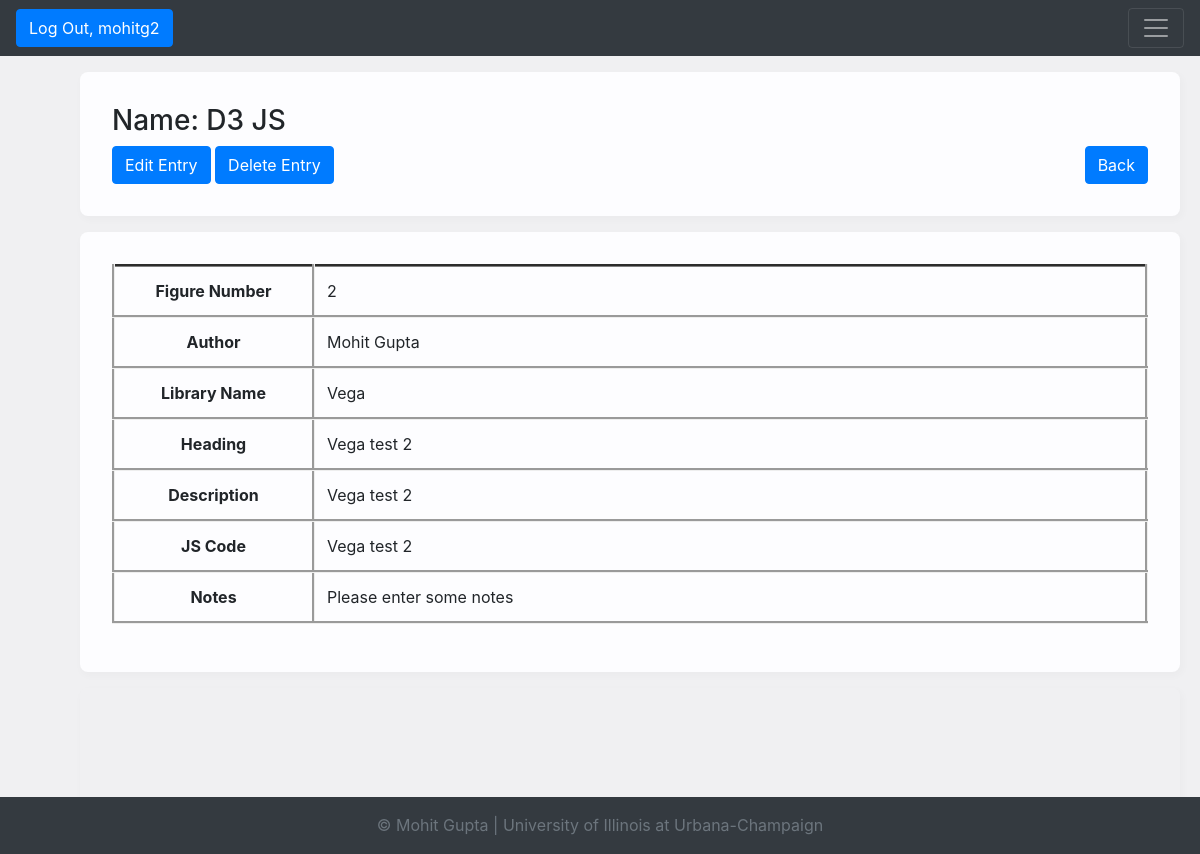
The page /d3_js/2/ (signed in) on the database its author committed.
### dsrs_viz/models.py (models this page shows, shortened)
class D3_js(models.Model):
    figure_no = models.AutoField(primary_key=True)
    library_name = models.CharField(unique=False, max_length=255)
    heading = models.TextField(unique=True)
    description = models.TextField(unique=False)
    js_code = models.TextField(unique=False)
    notes = models.TextField(unique=False, default='Please enter some notes')
    author = models.CharField(unique=False, max_length=255, default='Mohit Gupta')
    def get_update_url(self):
        return reverse('dsrs_viz_d3_js_update_urlpattern',
                       kwargs={'pk':self.pk})
    def get_delete_url(self):
        return reverse('dsrs_viz_d3_js_delete_urlpattern',
                       kwargs={'pk':self.pk})
    class Meta:
        ordering = ['figure_no', 'library_name', 'heading']
        unique_together = ['figure_no', 'library_name', 'heading']

### dsrs_viz/views.py (the view)
class D3JSDetail(LoginRequiredMixin, PermissionRequiredMixin, View):
    permission_required = 'dsrs_viz.view_d3_js'
    def get(self, request, pk):
        d3_js = get_object_or_404(
            D3_js,
            pk=pk
        )
        return render(
            request,
            'dsrs_viz/d3_js_detail.html',
            {'d3_js':d3_js}
        )

### dsrs_viz/templates/dsrs_viz/d3_js_detail.html (shortened to what this page needs)
{% extends 'dsrs_viz/base.html' %}
{% block content %}
    {% block content-header %}
        <div class="database-headers">
            <h3> Name: D3 JS</h3>
            {% if perms.dsrs_viz.change_d3_js %}
            <a href="{{ d3_js.get_update_url }}">
                <button type="button" class="btn btn-primary">Edit Entry</button>
            </a>
            {% endif %}
            {% if perms.dsrs_viz.delete_d3_js %}
            <a href="{{ d3_js.get_delete_url }}">
                <button type="button" class="btn btn-primary">Delete Entry</button>
            </a>
            {% endif %}
            <a href="{{ request.META.HTTP_REFERER|escape }}">
                <button type="button" class="btn btn-primary"
                        style="float: right;">
                    Back
                </button>
            </a>
        </div>
    {% endblock %}
    {% block content-table %}
        <div class="table-responsive">
            <table class="table table-hover">
                <tr>
                    <th scope="row" class='table-detail-list-view'>Figure Number</th>
                    <td>{{ d3_js.figure_no }}</td>
                </tr>
                <tr>
                    <th scope="row" class='table-detail-list-view'>Author</th>
                    <td>{{ d3_js.author }}</td>
                </tr>
                <tr>
                    <th scope="row" class='table-detail-list-view'>Library Name</th>
                    <td>{{ d3_js.library_name }}</td>
                </tr>
                <tr>
                    <th scope="row" class='table-detail-list-view'>Heading</th>
                    <td>{{ d3_js.heading }}</td>
                </tr>
                <tr>
                    <th scope="row" class='table-detail-list-view'>Description</th>
                    <td>{{ d3_js.description }}</td>
                </tr>
                <tr>
                    <th scope="row" class='table-detail-list-view'>JS Code</th>
                    <td>{{ d3_js.js_code }}</td>
                </tr>
                <tr>
                    <th scope="row" class='table-detail-list-view'>Notes</th>
                    <td>{{ d3_js.notes }}</td>
                </tr>
            </table>
        </div>
    {% endblock %}
{% endblock %}

### dsrs_viz/templates/dsrs_viz/base.html (shortened to what this page needs)
{% load static %}
<!doctype html>
<html lang="en">
<head>
    <link rel="stylesheet" href="https://maxcdn.bootstrapcdn.com/bootstrap/4.0.0/css/bootstrap.min.css"
>
    <link rel="stylesheet" href="https://stackpath.bootstrapcdn.com/bootstrap/4.3.1/css/bootstrap.min.css"
>
    <link rel="stylesheet" type="text/css"
          href="{% static 'dsrs_viz/bootstrap.css' %}">
    <link rel="stylesheet" type="text/css"
          href="{% static 'dsrs_viz/bootstrap-grid.css' %}">
    <link rel="stylesheet" type="text/css"
          href="{% static 'dsrs_viz/bootstrap-reboot.css' %}">
</head>
<body>
<div>
    <header>
        <nav class="navbar navbar-dark bg-dark">
            {% if user.is_authenticated %}
                <a href="{% url 'logout_urlpattern' %}">
                    <button class="btn btn-primary" type="submit">Log Out, {{ user.get_username }}</button>
                </a>
            {% else %}
                <a href="{% url 'login_urlpattern' %}">
                    <button class="btn btn-primary" type="submit">Log In</button>
                </a>
            {% endif %}
            <button class="navbar-toggler" type="button" data-toggle="collapse"
                    data-target="#navbarToggleExternalContent" aria-controls="navbarToggleExternalContent"
                    aria-expanded="false" aria-label="Toggle navigation">
                <span class="navbar-toggler-icon"></span>
            </button>
        </nav>
    </header>
    <main>
        {% block content %}{% endblock %}
    </main>
    <div class="database-headers-pagination">
    </div>
</div>
<footer class="footer mt-auto py-3">
    <div class="container">
        <span class="text-muted"
              style="text-align: center">© Mohit Gupta | University of Illinois at Urbana-Champaign</span>
    </div>
</footer>
</body>
</html>

### dsrs_viz/templates/dsrs_viz/base.html (style rules this page uses)
footer { position: fixed; bottom: 0; width: 100%; height: auto; line-height: 25px; background-color: #343a40; text-align: center; text-decoration-color: white; }
.table-responsive { width: 1100px; margin-top: 1em; margin-bottom: 1em; margin-right: 5em; margin-left: 5em; padding: 2em; background-color: #fdfdff; border-radius: 0.5em; box-shadow: 2px 3px 7px 2px rgba(0, 0, 0, 0.02); }
td, tr, th { border-style: groove; }
.table-detail-list-view { width: 200px; height: auto; text-align: center; }
.database-headers { width: 1100px; margin-top: 1em; margin-bottom: 1em; margin-right: 5em; margin-left: 5em; padding: 2em; background-color: #fdfdff; border-radius: 0.5em; box-shadow: 2px 3px 7px 2px rgba(0, 0, 0, 0.02); }
.database-headers-pagination { width: 1100px; height: 150px; margin-top: 1em; margin-bottom: 1em; margin-right: 5em; margin-left: 5em; padding: 0.5em; border-radius: 0.5em; box-shadow: 2px 3px 7px 2px rgba(0, 0, 0, 0.02); }
body { background-color: #f0f0f2; margin: 0; padding: 0; font-family: -apple-system, system-ui, BlinkMacSystemFont, "Segoe UI", "Open Sans", "Helvetica Neue", Helvetica, Arial, sans-serif; }

### rows shown on the page
D3_js: figure_no "2", author "Mohit Gupta", library_name "Vega", heading "Vega test 2", description "Vega test 2", js_code "Vega test 2", notes "Please enter some notes"

### other values the page prints
{{ user.get_username }} "mohitg2"
